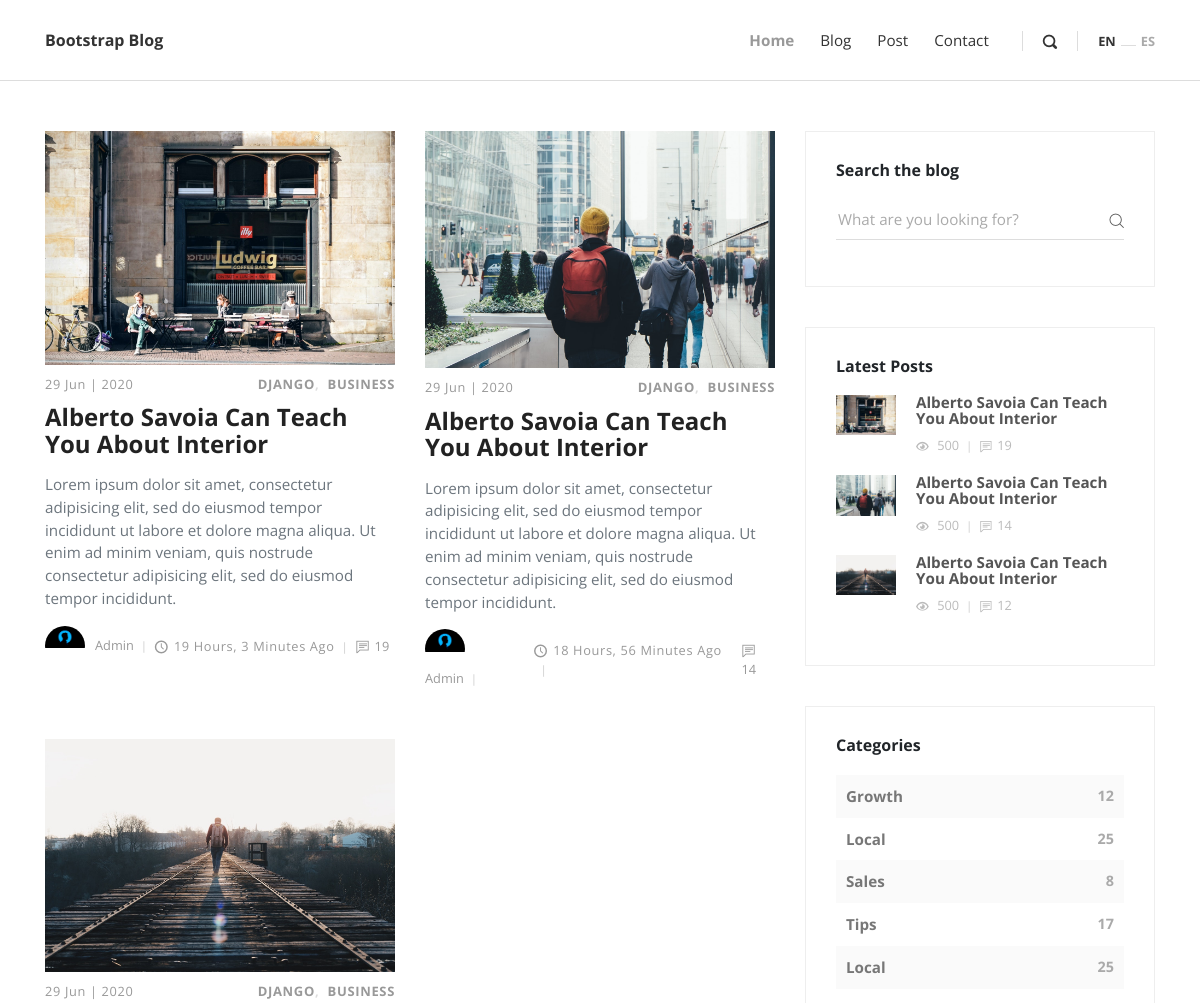
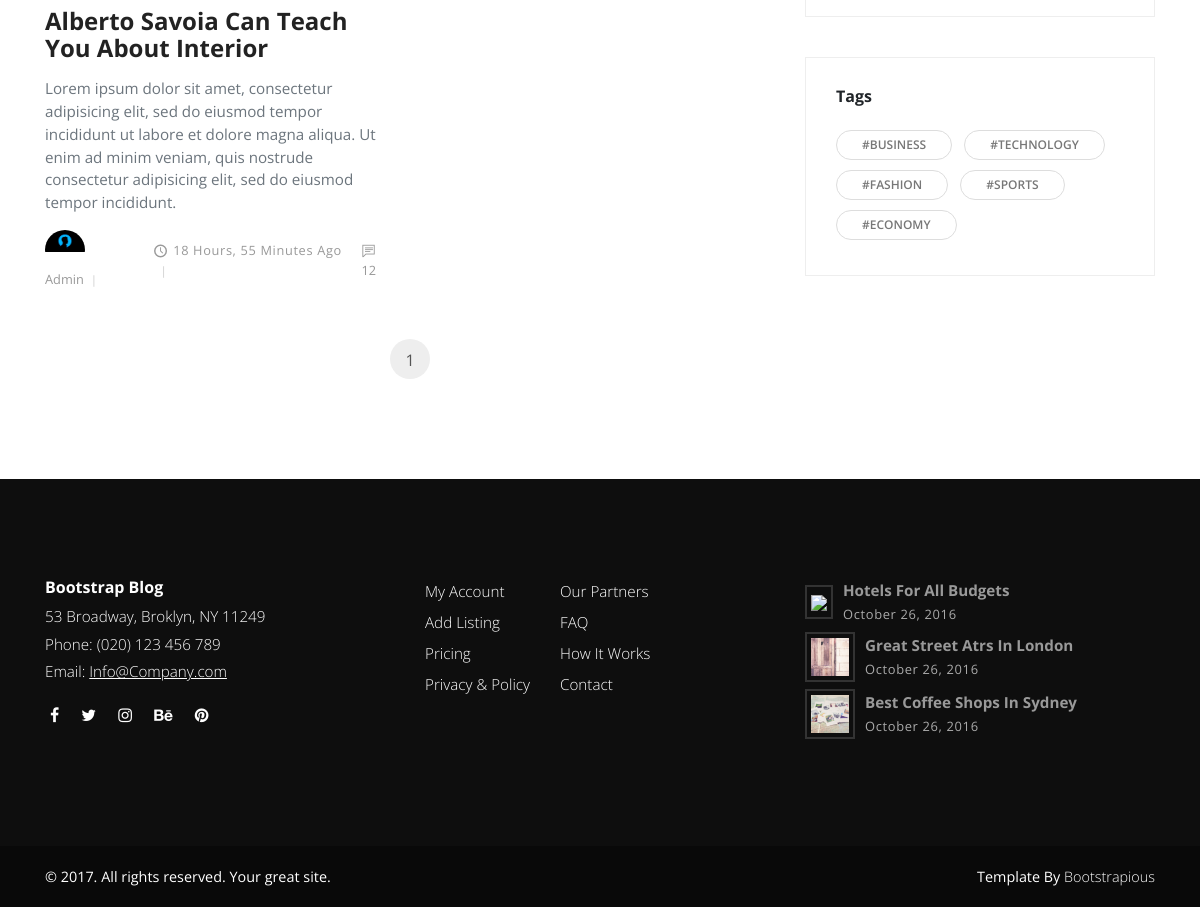
Screenshot of /blog/ with the database file from the repository (2 pictures, top to bottom).
### posts/models.py (models this page shows, shortened)
class Posts(models.Model):
    title = models.CharField(max_length=100)
    overview = models.TextField()
    timestamp = models.DateTimeField(auto_now_add=True)
    comment_count = models.IntegerField(default=0)
    author = models.ForeignKey(Author, on_delete=models.CASCADE)
    thumbnail = models.ImageField()
    category = models.ManyToManyField(Category)
    featured = models.BooleanField()
    class Meta:
        verbose_name_plural = 'Posts'
    def get_absolute_url(self):
        from django.urls import reverse
        return reverse('post', kwargs={'id': self.pk})

class Category(models.Model):
    title = models.CharField(max_length=20)
    def __str__(self):
        return self.title

class Author(models.Model):
    user = models.OneToOneField(User, on_delete=models.CASCADE)
    profile_picture = models.ImageField()

### posts/views.py (the view)
# urls.py: path('blog/', blog, name='blog'),
def blog(request):
    post_list = Posts.objects.all()
    most_recent = Posts.objects.all()
    paginator = Paginator(post_list, 3)
    page = request.GET.get('page')
    try:
        paginated_queryset = paginator.page(page)
    except PageNotAnInteger:
        paginated_queryset = paginator.page(1)
    except EmptyPage:
        paginated_queryset = paginator.page(paginator.num_pages)
    context = {'queryset': paginated_queryset, 'page': page, 'most_recent': most_recent}
    return render(request, 'blog.html', context)

### templates/blog.html (shortened to what this page needs)
{% extends 'base.html' %}
{% load static %}
{% block blockname %}
<div class="container">
	<div class="row">
		<main class="posts-listing col-lg-8">
			<div class="container">
				<div class="row">
					{% for post in queryset %}
					<div class="post col-xl-6">
						<div class="post-thumbnail">
							<a href="{{ post.get_absolute_url }}"><img src="{{ post.thumbnail.url }}" alt="..." class="img-fluid" /></a>
						</div>
						<div class="post-details">
							<div class="post-meta d-flex justify-content-between">
								<div class="date meta-last">{{ post.timestamp|date:"j M" }} | {{ post.timestamp|date:"Y" }}</div>
								<div class="category">
									{% for cat in post.category.all %}
										<a href="#">{{ cat }}</a>
									{% endfor %}
								</div>
							</div>
							<a href="{{ post.get_absolute_url }}"> <h3 class="h4">{{ post.title }}</h3></a>
							<p class="text-muted">{{ post.overview }}</p>
							<footer class="post-footer d-flex align-items-center">
								<a href="#" class="author d-flex align-items-center flex-wrap">
									<div class="avatar"><img src="{{ post.author.profile_picture.url }}" alt="..." class="img-fluid" /></div>
									<div class="title"><span>{{ post.author.user }}</span></div>
								</a>
								<div class="date"><i class="icon-clock"></i>{{ post.timestamp|timesince }} ago</div>
								<div class="comments meta-last"><i class="icon-comment"></i>{{ post.comment_count }}</div>
							</footer>
						</div>
					</div>
					{% endfor %}
				</div>
				<nav aria-label="Page navigation example">
					<ul class="pagination pagination-template d-flex justify-content-center">
						<li class="page-item"><a href="#" class="page-link active">{{ queryset.number }}</a></li>
					</ul>
				</nav>
			</div>
		</main>
		<aside class="col-lg-4">
			<div class="widget search">
				<header>
					<h3 class="h6">Search the blog</h3>
				</header>
				<form action="#" class="search-form">
					<div class="form-group">
						<input type="search" placeholder="What are you looking for?" />
						<button type="submit" class="submit"><i class="icon-search"></i></button>
					</div>
				</form>
			</div>
			<div class="widget latest-posts">
				<header>
					<h3 class="h6">Latest Posts</h3>
				</header>
				<div class="blog-posts">
					{% for post in most_recent %}
					<a href="{{ post.get_absolute_url }}">
						<div class="item d-flex align-items-center">
							<div class="image"><img src="{{ post.thumbnail.url }}" alt="..." class="img-fluid" /></div>
							<div class="title">
								<strong>{{ post.title }}</strong>
								<div class="d-flex align-items-center">
									<div class="views"><i class="icon-eye"></i> 500</div>
									<div class="comments"><i class="icon-comment"></i>{{ post.comment_count }}</div>
								</div>
							</div>
						</div>
					</a>
					{% endfor %}
				</div>
			</div>
			<div class="widget categories">
				<header>
					<h3 class="h6">Categories</h3>
				</header>
				<div class="item d-flex justify-content-between"><a href="#">Growth</a><span>12</span></div>
				<div class="item d-flex justify-content-between"><a href="#">Local</a><span>25</span></div>
				<div class="item d-flex justify-content-between"><a href="#">Sales</a><span>8</span></div>
				<div class="item d-flex justify-content-between"><a href="#">Tips</a><span>17</span></div>
				<div class="item d-flex justify-content-between"><a href="#">Local</a><span>25</span></div>
			</div>
			<div class="widget tags">
				<header>
					<h3 class="h6">Tags</h3>
				</header>
				<ul class="list-inline">
					<li class="list-inline-item"><a href="#" class="tag">#Business</a></li>
					<li class="list-inline-item"><a href="#" class="tag">#Technology</a></li>
					<li class="list-inline-item"><a href="#" class="tag">#Fashion</a></li>
					<li class="list-inline-item"><a href="#" class="tag">#Sports</a></li>
					<li class="list-inline-item"><a href="#" class="tag">#Economy</a></li>
				</ul>
			</div>
		</aside>
	</div>
</div>
{% endblock blockname %}

### rows the page displays
Posts: thumbnail (picture), timestamp "29 Jun", timestamp "2020", title "Alberto Savoia Can Teach You About Interior", overview "Lorem ipsum dolor sit amet, consectetur adipisicing elit, sed do eiusmod tempor incididunt ut labore et dolore magna aliqua. Ut enim ad minim veniam, quis nostrude consectetur adipisicing elit, sed do eiusmod tempor incididunt.", author.profile_picture (picture), author.user "Admin", timestamp "19 Hours, 3 Minutes", comment_count "19"
Category: title "DJANGO"
Category: title "BUSINESS"
Posts: thumbnail (picture), timestamp "29 Jun", timestamp "2020", title "Alberto Savoia Can Teach You About Interior", overview "Lorem ipsum dolor sit amet, consectetur adipisicing elit, sed do eiusmod tempor incididunt ut labore et dolore magna aliqua. Ut enim ad minim veniam, quis nostrude consectetur adipisicing elit, sed do eiusmod tempor incididunt.", author.profile_picture (picture), author.user "Admin", timestamp "18 Hours, 56 Minutes", comment_count "14"
Posts: thumbnail (picture), timestamp "29 Jun", timestamp "2020", title "Alberto Savoia Can Teach You About Interior", overview "Lorem ipsum dolor sit amet, consectetur adipisicing elit, sed do eiusmod tempor incididunt ut labore et dolore magna aliqua. Ut enim ad minim veniam, quis nostrude consectetur adipisicing elit, sed do eiusmod tempor incididunt.", author.profile_picture (picture), author.user "Admin", timestamp "18 Hours, 55 Minutes", comment_count "12"

### other values shown
{{ queryset.number }} "1"
